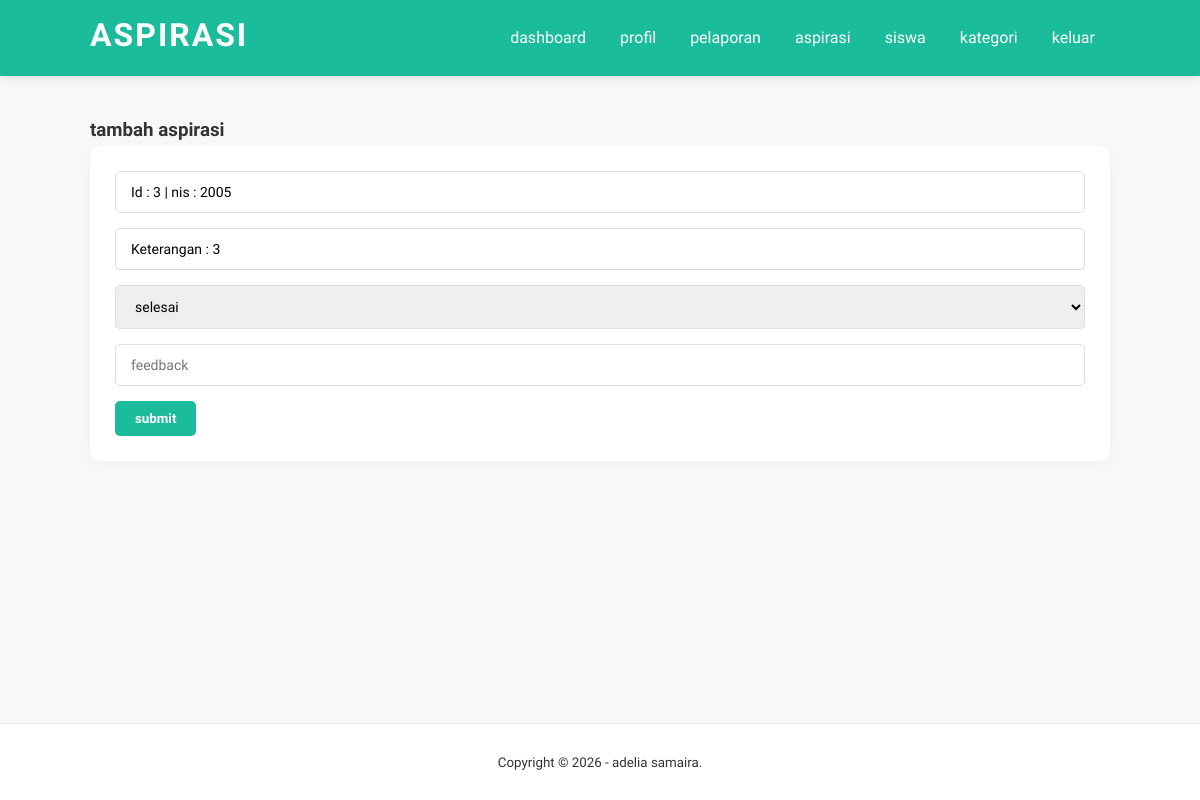
/websiswa/tambah-aspirasi-kelola.php?id=3 (signed in), run on an earlier commit of the app's database.
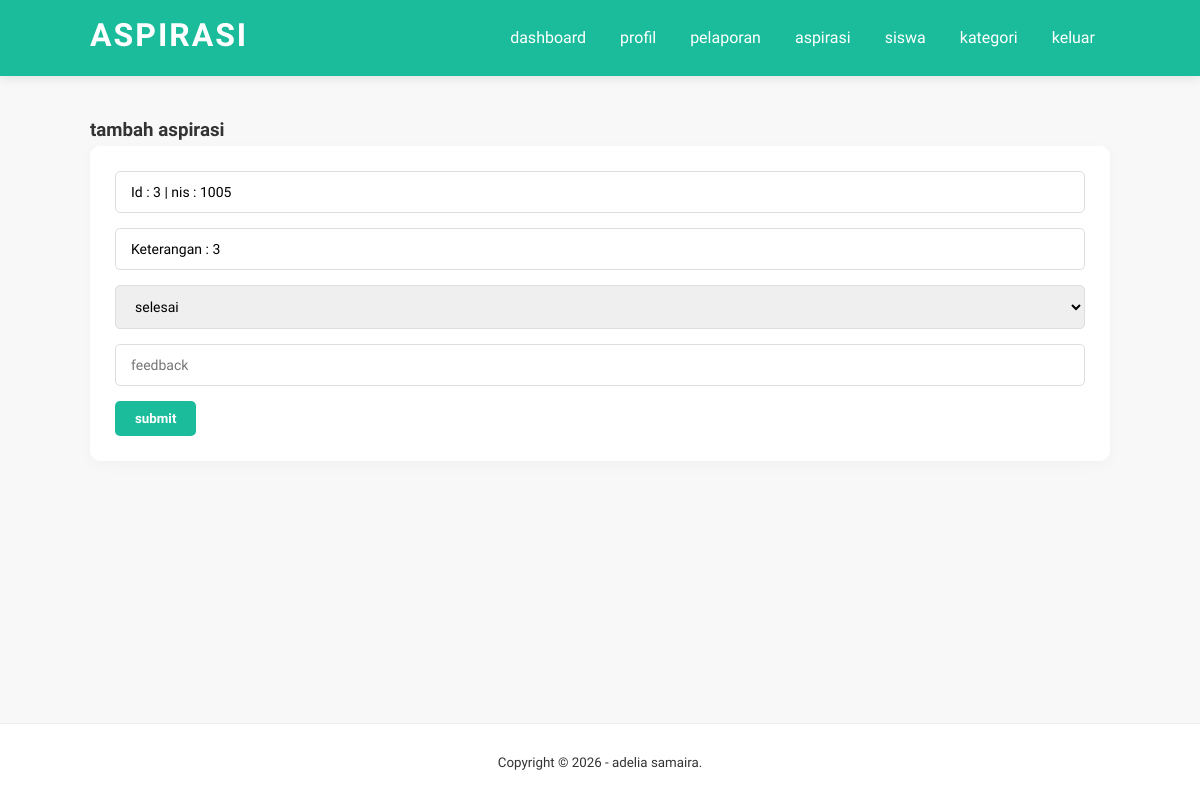
And on a later commit of the database.
### tables this page shows
CREATE TABLE `input_aspirasi` (
  `id_pelaporan` int(5) NOT NULL,
  `nis` int(10) NOT NULL,
  `id_kategori` int(5) NOT NULL,
  `lokasi` varchar(50) NOT NULL,
  `ket` varchar(50) NOT NULL,
  `tanggal_input` date NOT NULL DEFAULT current_timestamp()
);

### websiswa/tambah-aspirasi-kelola.php (the view, shortened to what this page needs)
<?php
    include 'db.php';
    $aspirasi = mysqli_query($conn, "SELECT * FROM aspirasi WHERE id_aspirasi = '".$_SESSION['id']."' ");
    $a = mysqli_fetch_object($aspirasi);
    $pelaporan = mysqli_query($conn, "SELECT * FROM input_aspirasi WHERE id_pelaporan = '".$_GET['id']."' ");
    $p = mysqli_fetch_object($pelaporan);
    $status = $a->status ?? '';
?>
<!DOCTYPE html>
<html>
<head>
    <link rel="stylesheet" type="text/css" href="css/style.css">
</head>
<body>
    <header>
        <div class="container">
            <h1><a href="dashboard.php">aspirasi</a></h1>
            <ul>
                <li><a href="dashboard.php">dashboard</a></li>
                <li><a href="profil.php">profil</a></li>
                <li><a href="pelaporan.php">pelaporan</a></li>
                <li><a href="aspirasi.php">aspirasi</a></li>
                <li><a href="siswa.php">siswa</a></li>
                <li><a href="kategori.php">kategori</a></li>
                <li><a href="keluar.php">keluar</a></li>
            </ul>
        </div>
    </header>
    <div class="section">
        <div class="container">
            <h3>tambah aspirasi</h3>
            <div class="box">
            <form action="" method="POST" enctype="multipart/form-data">
                <input type="text" class="input-control" value="Id : <?php echo $p->id_pelaporan ?> | nis : <?php echo $p->nis ?>" readonly>
                <input type="text" class="input-control" value="Keterangan : <?php echo $p->id_pelaporan ?>" readonly>
                <select class="input-control" name="status" required>
                    <option value="selesai"  <?= $status == 'selesai'  ? 'selected' : '' ?>>selesai</option>
                </select>
                <input type="text" name="feedback" class="input-control" placeholder="feedback" required>
                <input type="submit" name="submit" value="submit" class="btn">
            </form>
            </div>
        </div>
    </div>
    <footer>
        <div class="container">
            <small>Copyright &copy; 2026 - adelia samaira.</small>
        </div>
    </footer>
</body>
</html>

What changed in the data, as far as the page shows it:
changed input_aspirasi "Keterangan : 3": id_pelaporan+nis "Id : 3 | nis : 2005" → "Id : 3 | nis : 1005"
